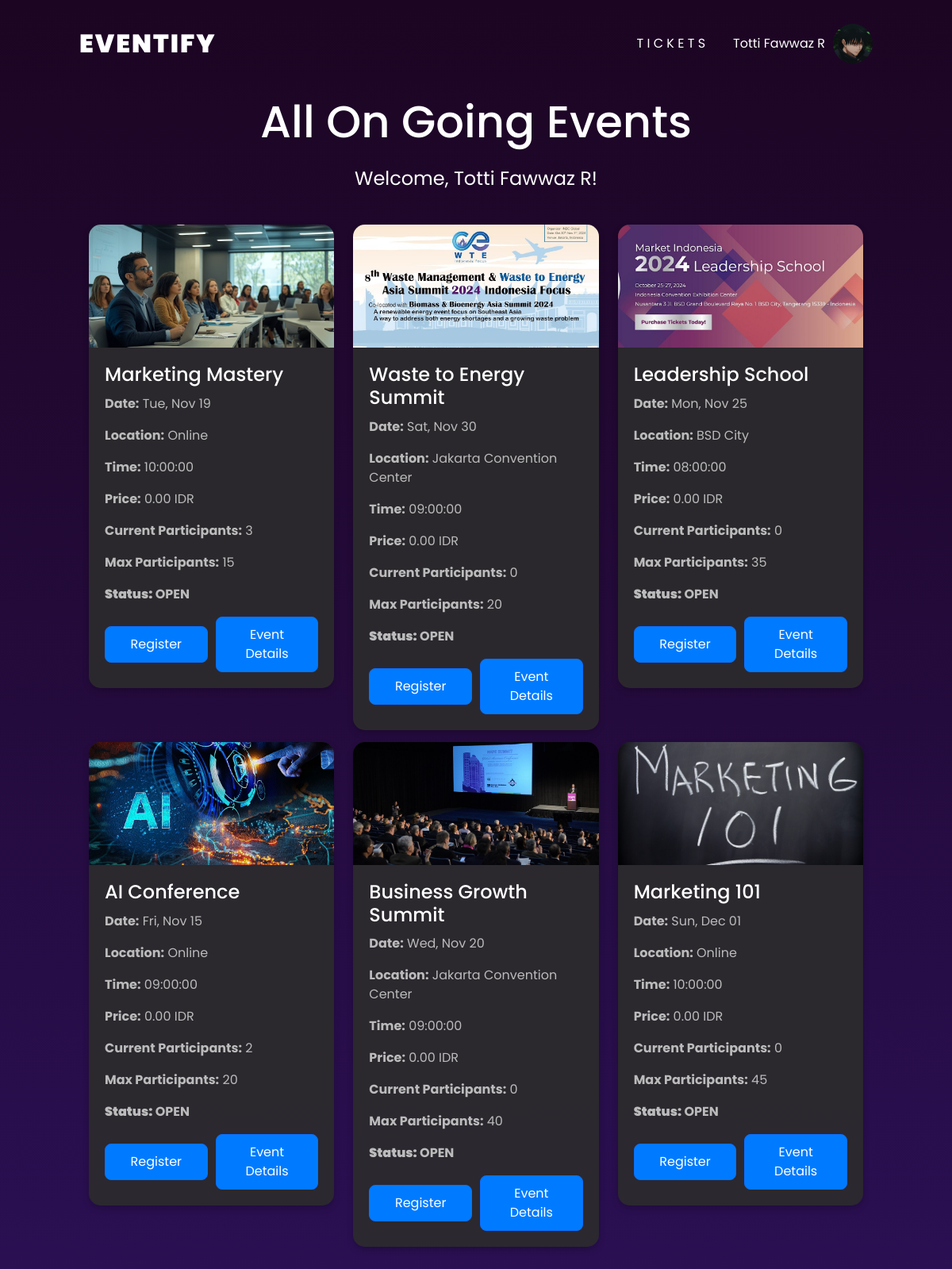
Page /dashboard_user.php (signed in) on the committed database.
### tables this page shows
CREATE TABLE `users` (
  `id` int(11) NOT NULL,
  `name` varchar(100) NOT NULL,
  `email` varchar(100) NOT NULL,
  `password` varchar(255) NOT NULL,
  `created_at` timestamp NOT NULL DEFAULT current_timestamp(),
  `profile_image` varchar(255) DEFAULT 'fotoguest.jpeg'
);

CREATE TABLE `events` (
  `id` int(11) NOT NULL,
  `title` varchar(255) NOT NULL,
  `description` text DEFAULT NULL,
  `date` date DEFAULT NULL,
  `time` time DEFAULT NULL,
  `location` varchar(255) DEFAULT NULL,
  `price` decimal(10,2) DEFAULT NULL,
  `image` varchar(255) DEFAULT NULL,
  `max_participants` int(11) NOT NULL,
  `current_participants` int(11) DEFAULT 0,
  `status` varchar(50) NOT NULL DEFAULT 'Open',
  `total_tickets` int(11) DEFAULT NULL
);

### dashboard_user.php (the view, shortened to what this page needs)
<?php
include 'database.php';
$user_id = $_SESSION['user_id'];
$sql = "SELECT name, profile_image FROM users WHERE id = ?";
$stmt = $conn->prepare($sql);
$stmt->bind_param('i', $user_id);
$stmt->execute();
$result = $stmt->get_result();
$user = $result->fetch_assoc();
$user_name = isset($user['name']) ? $user['name'] : 'User';
$profile_image = !empty($user['profile_image']) ? 'uploads/' . basename($user['profile_image']) : 'images/fotoguest.jpeg';
?>
<!DOCTYPE html>
<html lang="en">
<head>
    <link href="https://cdn.jsdelivr.net/npm/bootstrap@5.1.3/dist/css/bootstrap.min.css" rel="stylesheet">
</head>
<body>
<header>
    <a href="index.php" class="logo">EVENTIFY</a>
    <div class="profile-dropdown dropdown">
        <a href="your_tickets.php" class="tickets-link">T I C K E T S</a>
        <span class="text-white"><?php echo $user_name; ?></span>
        <img src="<?php echo $profile_image; ?>" alt="Profile" class="rounded-circle" data-bs-toggle="dropdown" aria-expanded="false">
    </div>
</header>
<div class="sec" id="sec">
    <h2>All On Going Events</h2>
    <p class="welcome-message">Welcome, <?php echo $user_name; ?>!</p>
    <div class="container">
        <div class="row">
            <?php
            include 'database.php';
            $sql = "SELECT * FROM events";
            $result = $conn->query($sql);
            if ($result->num_rows > 0) {
                while ($row = $result->fetch_assoc()) {
                    $event_id = $row['id'];
                    $sql_participants = "SELECT SUM(num_tickets) AS total_participants FROM user_tickets WHERE event_id = $event_id";
                    $result_participants = $conn->query($sql_participants);
                    $total_participants = $result_participants->fetch_assoc()['total_participants'];
                    echo '<div class="col-md-4">';
                    echo '<div class="event-card">';
                    echo '<img src="' . $row["image"] . '" class="d-block w-100" alt="' . $row["title"] . '">';
                    echo '<div class="event-info">';
                    echo '<h3>' . $row["title"] . '</h3>';
                    echo '<p><strong>Date:</strong> ' . date('D, M d', strtotime($row["date"])) . '</p>';
                    echo '<p><strong>Location:</strong> ' . $row["location"] . '</p>';
                    echo '<p><strong>Time:</strong> ' . $row["time"] . '</p>';
                    echo '<p><strong>Price:</strong> ' . number_format($row["price"], 2) . ' IDR</p>';
                    echo '<p><strong>Current Participants:</strong> ' . ($total_participants ? $total_participants : 0) . '</p>';
                    echo '<p><strong>Max Participants:</strong> ' . $row['max_participants'] . '</p>';
                    if ($total_participants >= $row['max_participants']) {
                        echo '<p class="status"><strong>Status:</strong> CLOSED</p>';
                        echo '<button class="btn btn-secondary" disabled>Event Full</button>';
                    } else {
                        echo '<p class="status"><strong>Status:</strong> OPEN</p>';
                        echo '<div class="event-actions d-flex justify-content-between">';
                        echo '<a href="javascript:void(0);" onclick="registerEvent(' . $row["id"] . ')" class="btn btn-primary">Register</a>';
                        echo '<a href="event_details.php?event_id=' . $row["id"] . '" class="btn btn-primary">Event Details</a>';
                        echo '</div>';
                    }
                    echo '</div>';
                    echo '</div>';
                    echo '</div>';
                }
            } else {
                echo '<p>No events found</p>';
            }
            ?>
        </div>
    </div>
</div>
</body>
</html>

### dashboard_user.php (style rules this page uses)
* { margin: 0; padding: 0; box-sizing: border-box; font-family: 'Poppins', sans-serif; scroll-behavior: smooth; }
body { min-height: 100vh; overflow-x: hidden; background: linear-gradient(#2b1055, #7598de); }
header { position: absolute; top: 0; left: 0; width: 100%; padding: 30px 100px; display: flex; justify-content: space-between; align-items: center; z-index: 10000; }
header .logo { color: #fff; font-weight: 900 !important; text-decoration: none; font-size: 2em; text-transform: uppercase; letter-spacing: 2px; }
header .profile-dropdown { position: relative; display: flex; align-items: center; }
header .profile-dropdown img { width: 50px; height: 50px; border-radius: 50%; object-fit: cover; cursor: pointer; margin-left: 10px; }
.sec { position: relative; padding: 100px; background: linear-gradient(to bottom, #1c0522, #2b1055); }
.sec h2 { font-size: 3.5em; margin-bottom: 20px; margin-top: 20px; color: #fff; text-align: center; }
.welcome-message { font-size: 1.5em; color: #fff; text-align: center; margin-bottom: 40px; }
.event-card { background-color: rgba(44, 44, 44, 0.9); border-radius: 15px; overflow: hidden; box-shadow: 0 4px 8px rgba(0, 0, 0, 0.2); transition: all 0.3s ease-in-out; margin-bottom: 15.5px; }
.event-card img { width: 100%; height: auto; }
.event-card .event-info { padding: 20px; text-align: left; }
.event-card .event-info h3 { font-size: 1.5em; color: #fff; margin-bottom: 10px; }
.event-card .event-info p { color: #bbb; font-size: 1em; }
.event-actions { display: flex; justify-content: space-between; align-items: center; margin-top: 10px; gap: 10px; }
.event-actions a { flex: 1; text-align: center; padding: 10px 15px; background-color: #007BFF; color: #fff; border-radius: 8px; text-decoration: none; transition: background-color 0.3s ease; }
.status { color: #28a745; font-weight: bold; }
.tickets-link { text-decoration: none; color: white; margin-right: 20px; padding: 6px 15px; border-radius: 20px; transition: background 0.3s ease; }

### rows in the picture
users: name "Totti Fawwaz R", profile_image (picture)
events: image (picture), title "Marketing Mastery", date "Tue, Nov 19", location "Online", time "10:00:00", price "0.00", total_participants "3", max_participants "15"
events: image (picture), title "Waste to Energy Summit", date "Sat, Nov 30", location "Jakarta Convention Center", time "09:00:00", price "0.00", max_participants "20"
events: image (picture), title "Leadership School", date "Mon, Nov 25", location "BSD City", time "08:00:00", price "0.00", max_participants "35"
events: image (picture), title "AI Conference", date "Fri, Nov 15", location "Online", time "09:00:00", price "0.00", total_participants "2", max_participants "20"
events: image (picture), title "Business Growth Summit", date "Wed, Nov 20", location "Jakarta Convention Center", time "09:00:00", price "0.00", max_participants "40"
events: image (picture), title "Marketing 101", date "Sun, Dec 01", location "Online", time "10:00:00", price "0.00", max_participants "45"
